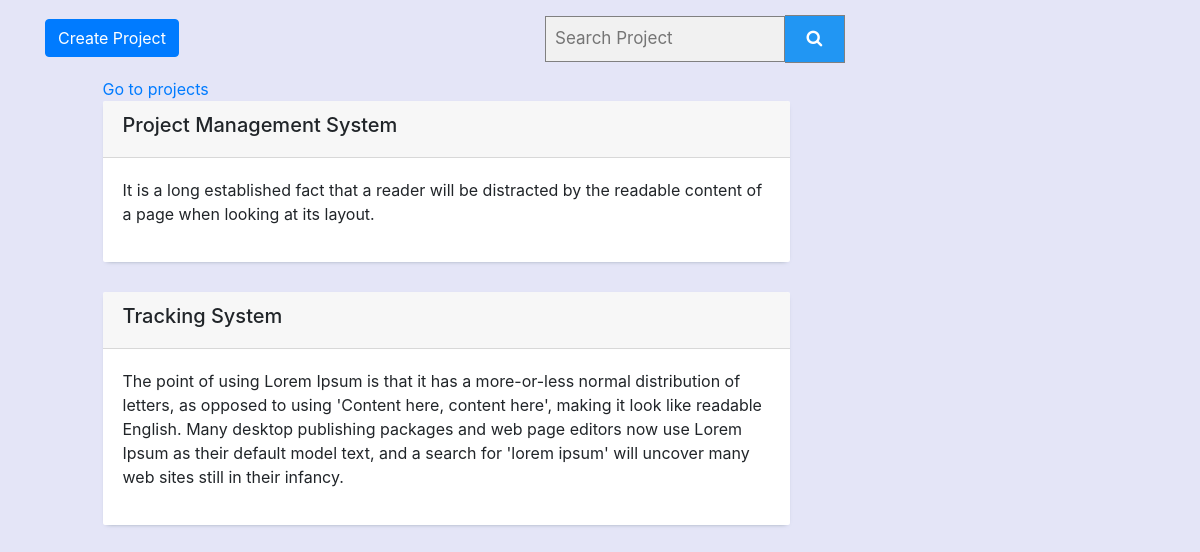
Screenshot of /index.php/projects/search_project with the database file from the repository.
### tables this page shows
CREATE TABLE `projects` (
  `pro_id` int(11) NOT NULL,
  `pro_name` text NOT NULL,
  `pro_description` text NOT NULL,
  `pro_status` text NOT NULL
);

### application/controllers/Projects.php (called while the page is built, shortened)
<?php
class Projects Extends CI_Controller{
public function search_project(){
$keyword = $this->input->post('keyword');
  $result['projects'] = $this->db->like('pro_name',$keyword)->or_like('pro_description',$keyword)->get('projects')->result();
  $this->load->view('admin/search-project',$result);
}
}
?>

### index.php (called while the page is built, shortened)
<?php
require_once BASEPATH.'core/CodeIgniter.php';

### application/views/admin/search-project.php (the view, shortened to what this page needs)
<!DOCTYPE html>
<html>
<head>
<link rel="stylesheet" href="https://maxcdn.bootstrapcdn.com/bootstrap/4.0.0/css/bootstrap.min.css">
<link rel="stylesheet" href="https://cdnjs.cloudflare.com/ajax/libs/font-awesome/4.7.0/css/font-awesome.min.css">
<link rel="stylesheet" href="<?php echo THEME_URL; ?>assets/css/style.css">
</head>
<body>
<div class="container">
  <div class="row d-flex align-items-center">
  <div class="col-md-4 d-inline-block">
     <a class="btn btn-primary white" href="<?php echo base_url('add-project'); ?>" style="color:white; float-right;"><i class="icon-expand-alt"></i>
   Create Project</a>
  </div>
  <div class="col-md-6 d-inline-block">
     <form class="example" method="post" action="<?php echo base_url('search-project'); ?>" style="margin:auto;max-width:300px;margin-top:15px;">
      <input type="text" placeholder="Search Project" name="keyword">
     <button type="submit"><i class="fa fa-search" aria-hidden="true"></i>
</i></button>
    </form>
  </div>
  </div>
  </div>
  <div class="row">
                           <div class="col-lg-1"></div>
                            <div class="col-lg-7">
                         <a href="<?php echo base_url('projects-list') ?>">Go to projects</a>
                      <?php if($projects) { ?>
                        <?php foreach ($projects as $key => $value) {
                        ?>
                                <div class="card">
                                    <div class="card-header">
                                        <h5><?php echo $value->pro_name;  ?></h5>
                                    </div>
                                    <div class="card-body">
                                      <p><?php echo $value->pro_description; ?></p>
                                    </div>
                                </div>
                     <?php } } else { ?>
                      <?php echo "No Projects match your search";  } ?>
                            </div>
                        </div>
</body>
</html>

### themes/assets/css/style.css (style rules this page uses)
body { background-color: rgb(228, 229, 247); }
a { text-decoration: none; }
.white { color:white; }
form.example input[type=text] { padding: 9px; font-size: 17px; border: 1px solid grey; float: left; width: 80%; background: #f1f1f1; border-radius: 0px; margin-top: 1px; }
form.example button { float: left; width: 20%; padding: 10px; background: #2196F3; color: white; font-size: 17px; border: 1px solid grey; border-left: none; cursor: pointer; }
form.example::after { content: ""; clear: both; display: table; }
* { box-sizing: border-box; }
.card { border-radius: 2px; box-shadow: 0 2px 5px -4px #455a64; border: none; margin-bottom: 30px; transition: all 0.5s ease-in-out; }

### application/views/admin/search-project.php (style rules this page uses)
input[type="text"], input[type="password"] { padding: 15px 20px; margin-top: 8px; margin-bottom: 15px; border: 1px solid #ccc; border-radius: 8px; box-sizing: border-box; }

### rows the page displays
projects: pro_name "Project Management System", pro_description "It is a long established fact that a reader will be distracted by the readable content of a page when looking at its layout."
projects: pro_name "Tracking System", pro_description "The point of using Lorem Ipsum is that it has a more-or-less normal distribution of letters, as opposed to using 'Content here, content here', making it look like readable English. Many desktop publishing packages and web page editors now use Lorem Ipsum as their default model text, and a search for 'lorem ipsum' will uncover many web sites still in their infancy."
